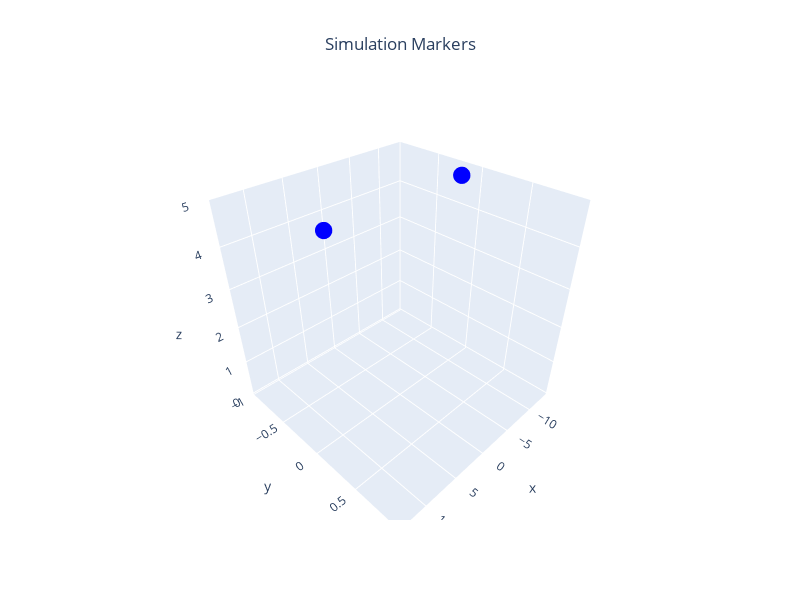

The cell this chart's notebook holds for it:
### Code cell
offsets = [(-10, 0, 0, 0),(10, 0, 0, 0)]#
n_uavs = len(offsets)


homes=np.array([offset[:3] for offset in offsets])
gcs=GCS(positions=homes.copy())
global_paths=[np.array([[-10, 0, 5],[10, 0, 5]]),
              np.array([[10, 0, 5],[-10, 0, 5]])]

# global_paths=[np.array([[-10, 0, 5],[10, 0, 5]]),
#               np.array([[10, 0, 5],[2, 0, 5]])]
local_paths=[global2local(path, home,pairwise=True) for path,home in zip(global_paths,homes)]
plans=[Plan.basic(wps=path,alt=5,wp_margin=0.5,navegation_speed=1) for path in local_paths]



## Debouging
# plan1=Plan.basic(wps=local_paths[0],alt=5,wp_margin=0.5,navegation_speed=1,verbose=2)
# from plan.actions.pre_arm import make_pre_arm
# from plan.actions.change_mode import make_set_mode
# from plan.actions.arm import make_arm
# from plan.actions.take_off import make_takeoff
# from plan.actions.land import make_land
# from plan.actions.change_parameter import make_change_nav_speed
# from plan.actions.navegation import make_path
# verbose=0
# navegation_speed=1
# alt=5
# wp_margin=0.5


# plan2=Plan('hover')
# plan2.add(make_pre_arm(verbose=verbose))
# if navegation_speed!=5:
#     plan2.add(make_change_nav_speed(speed=navegation_speed,verbose=verbose))
# plan2.add(make_set_mode('GUIDED',verbose=verbose))
# plan2.add(make_arm(verbose=verbose))
# plan2.add(make_takeoff(altitude=alt,wp_margin=wp_margin,verbose=verbose))
# plan2.add(make_path(wps=local_paths[1],wp_margin=wp_margin,verbose=verbose))
# plans=[plan1,plan2]


markers = {f'waypoints': {'pos':global_paths[0],'color':'blue'}}


plot_3d_interactive(markers,title='Simulation Markers',expand=[0.2,0.2,0.6],ground=-0.05)



if simulator == 'QGroundControl':
    home_position=(-35.3633245,149.1652241,0,0)
    spawns=find_spawns(home_position, offsets)

### Figure 1 — Plotly figure (JSON) as saved in the notebook; plotly's stock layout.template omitted (floating-point values rounded to 4 significant figures)
{"data": [{"marker": {"color": "blue", "size": 6}, "mode": "markers", "name": "waypoints", "type": "scatter3d", "x": [-10, 10], "y": [0, 0], "z": [5, 5]}], "layout": {"height": 600, "scene": {"xaxis": {"range": [-14, 14], "title": {"text": "x"}}, "yaxis": {"range": [0, 0], "title": {"text": "y"}}, "zaxis": {"range": [-0.05, 5], "title": {"text": "z"}}}, "title": {"text": "Simulation Markers", "x": 0.5, "xanchor": "center"}, "width": 800}}
